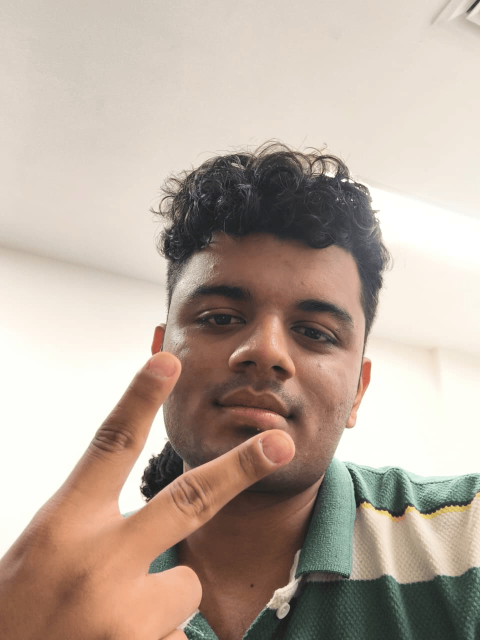
#> input picture images/yash.png, 960 x 1280 px, found by its file name (shown at 1/2 size)
$ jupyter execute --allow-errors '1(meet).ipynb'   (shell and % lines are left out)
#> lines starting #> are read from the running program, lines starting #| are printed output that depends on the picture
# Jewellery Virtual Try-On — Preliminary Model & Pipeline Evaluation
### FLUX.2 [klein] 4B, hybrid vs. pure-generative — tuned for **Google Colab Free (T4, 16 GB VRAM)**

**What this notebook is.** This is the **Stage 1 "Technical prototype"** called for in
`SkyAI_Virtual_Jewellery_TryOn_Scope_v2_1.docx` §20: *"Segmentation and GenAI placement on a
representative sample... fidelity validated on the licensed model; cost per render measured."*
Its job is to answer, with numbers rather than opinion, the question the scope doc leaves open in
§4: **which rendering approach — B (full generative) or C (GenAI-driven hybrid) — actually meets
the KPIs in §13, on the compute we have right now, on a model we can legally ship.**

**What this notebook is not.** It does not build the platform — no backend, no admin portal, no
Shopify plugin, no multi-tenant routing. That is explicitly out of scope for this phase, per your
note.

**Why FLUX.2 [klein], and why this notebook exists now.** Your manager's link —
[*"Fine-tune FLUX.2 [klein] with a LoRA under 60 minutes"*](https://huggingface.co/blog/black-forest-labs/flux-2-klein-lora)
— points at a model that directly resolves the open licensing problem flagged in the scope doc's
**§12 Model Licensing**: the existing prototypes (`ring_tryon_pipeline_fixed2.ipynb`,
`jewellery_tryon_hybrid_pipeline.py`) are built on **FLUX.2 [klein] 9B** (FLUX Non-Commercial
Licence — *"not available for production or revenue-generating use"*) and **FLUX.1-Fill-dev**
(also non-commercial, 12B, needs NF4 quantization + sequential CPU offload just to fit a T4).
**FLUX.2 [klein] 4B is Apache 2.0** — exactly the "Option 1" the scope doc's §12 table lists
(*"Move to a permissively licensed open-weight model... fidelity must be re-validated against the
prototype results"*). That re-validation is what this notebook does. As a bonus, the 4B model is
small enough to run natively on a free T4 without the offload/quantization gymnastics the 9B and
Fill-dev prototypes needed — and if harmonization quality ever needs a further push, Section 14
shows how the LoRA recipe from your manager's link applies directly to the one step in this
pipeline that is still prompt-driven.

**One deliberate change from the earlier draft pipeline on disk.** The uploaded
`jewellery_tryon_hybrid_pipeline.py` compared *Approach C on SD1.5+ControlNet* against
*Approach B on FLUX.2-klein-4B* — two different generative models, which confounds "is the
**pipeline architecture** better" with "is the **model** better." This notebook fixes that: **both
approaches use the exact same FLUX.2-klein-4B checkpoint, loaded once.** The only thing that
changes between B and C is the pipeline architecture — which is a cleaner, more defensible basis
for a decision the scope doc calls "the single most consequential technical decision in the
project" (§4).

**How to use this notebook.** `Runtime → Change runtime type → T4 GPU`, then run every cell top to
bottom. Cells marked **CHECKPOINT** are cheap sanity checks — look before continuing. Section 10
(Approach B) is the slow one; everything before it is fast.

## Section 1 — Model & pipeline decision matrix

### 1.1 Why FLUX.2 [klein] 4B, and not the models already in your other notebooks

| Model | Params | Licence | Fits a free T4 without offload tricks? | Used in |
|---|---|---|---|---|
| FLUX.2 [klein] **9B** | 9B | FLUX Non-Commercial — **blocks production use** | Needs care even distilled | `jewellery_tryon_hybrid_pipeline.py` §I (existing prototype) |
| FLUX.1-Fill-dev | 12B | FLUX.1-dev Non-Commercial — **blocks production use** | No — needs NF4 quant + `enable_sequential_cpu_offload()` | `ring_tryon_pipeline_fixed2.ipynb` (existing prototype) |
| SD1.5 + ControlNet-canny | 0.86B + 0.36B | OpenRAIL (permissive) | Yes, easily | `jewellery_tryon_hybrid_pipeline.py` §F (existing prototype) — weaker realism than FLUX |
| **FLUX.2 [klein] 4B (distilled)** | **4B** | **Apache 2.0 — commercial use permitted** | **Yes — ~13 GB bf16; the official model card uses `enable_model_cpu_offload()` in every published example, even on cards far bigger than a T4, so treat that as normal usage, not a workaround** | **this notebook** |

FLUX.2 [klein] 4B is also the only one of these with **text-to-image, single-image editing, and
multi-reference editing in one unified pipeline class** (`Flux2KleinPipeline`) — which is what lets
this notebook run both Approach B and Approach C off one loaded model (Section 2).

### 1.2 Why Approach C (hybrid) is the default here — the mechanism, not just the KPI table

Scope doc §4 already recommends Approach C. The mechanical reason is worth stating plainly, because
it's what this notebook implements: **a diffusion/flow model's VAE round-trips every pixel it
touches — including pixels a prompt tells it to "leave unchanged."** Asking FLUX nicely not to
redraw a hallmark is a *preference* the model is free to ignore under enough denoising; it is not a
*guarantee*. So this notebook does not rely on the prompt alone for the zero-shape-distortion
requirement in §4 / F2.2. It **composites the exact jewellery pixels onto the portrait first**
(Stage 3a below) — which makes ΔE = 0 and zero shape distortion true *by construction*, before any
generative model runs — and after FLUX's harmonization pass, it **mechanically pastes the original
item pixels back over the result** (Stage 3b). FLUX only ever keeps the pixels it generated
*outside* the item's own silhouette. That is the difference between "the model was told not to
distort the ring" and "the ring's pixels physically cannot change no matter what the model does" —
the latter is what a proprietary-design fidelity requirement (§9, §18) actually needs.

Approach B (pure generative — FLUX resynthesizes the whole scene from the product photo + portrait)
is still run below, on the *same* model, purely so Section 11's comparison is a measurement, not an
assertion.

## Section 2 — Colab Free budget plan

A free Colab GPU runtime is a single **NVIDIA T4 (16 GB VRAM)**, ~12 GB system RAM, sessions capped
around 12 hours with a **90-minute idle timeout**, and a **dynamic weekly GPU-hour quota** — so both
peak VRAM *and* wall-clock time per stage matter.

| Stage | Model | Params | ~VRAM | Runs on |
|---|---|---|---|---|
| 1 — Extract | GroundingDINO-tiny + SAM ViT-B | 172M + 91M | ~0.8 GB | GPU |
| 2 — Landmarks | MediaPipe Pose-Lite + Hands | few M | **0 GB** | CPU, by design |
| 2 — Depth cue | Depth-Anything-V2-Small | 24.8M | ~0.1 GB | GPU |
| 3 — Harmonize (Approach C) *and* generate (Approach B) | **FLUX.2-klein-4B distilled** | 4B | ~13 GB bf16, offloaded | GPU |

Stages 1–2 are freed from VRAM (`free_gpu()`) before Stage 3 loads FLUX, so peak usage stays inside
a T4's 16 GB with headroom, and FLUX defaults to `enable_model_cpu_offload()`. If you still hit an
OOM error, Section 15 has an escalation ladder.

**Run order matters less than usual here.** Because Approach B and Approach C in this notebook
share one FLUX.2-klein-4B instance, you do **not** need to restart the runtime between them (unlike
a comparison across different model families, which risks CUDA memory fragmentation on reload).

## Section 3 — Environment setup

Run once per session.

[cell 1]
# ============================================================
# GPU CHECK — run this first
# ============================================================
import torch
#> (the rest of this cell did not finish here and is left out)

[cell 2]
# ============================================================
# INSTALLS  (~3-5 min on Colab; safe to re-run)
# ============================================================
import subprocess, sys

def pip_install(*pkgs, quiet=True):
#> called with quiet = True
    cmd = [sys.executable, "-m", "pip", "install", "-U"] + (["-q"] if quiet else []) + list(pkgs)
    subprocess.run(cmd, check=True)
#> (this line was passed over: subprocess is not available in this run)

pip_install("transformers", "accelerate", "safetensors", "sentencepiece", "peft")
pip_install("mediapipe", "rembg", "onnxruntime")
pip_install("scikit-image", "lpips", "opencv-python-headless")
pip_install("diffusers")

# Flux2KleinPipeline landed in diffusers recently (Jan 2026). If your installed release doesn't
# have it yet, fall back to installing straight from the diffusers GitHub `main` branch.
try:
    from diffusers import Flux2KleinPipeline  # noqa: F401
    print("Flux2KleinPipeline available from the released diffusers package.")
except ImportError:
    print("Flux2KleinPipeline not in the installed release yet -- installing diffusers from "
          "source (slower, ~2-3 min extra)...")
    pip_install("git+https://github.com/huggingface/diffusers.git")
    from diffusers import Flux2KleinPipeline  # noqa: F401
    print("Installed diffusers from source; Flux2KleinPipeline is now available.")

print("\nInstalls done. If you see a numpy/opencv version-conflict warning above, do "
      "Runtime > Restart session once (installs are already cached, this just resolves the "
      "import order) and re-run this cell -- do not re-run the huggingface_hub login below "
      "in that case, it will already be cached too.")

[cell 3]
import torch, gc, os, math, json, time
import numpy as np
from PIL import Image, ImageDraw, ImageOps
import cv2

#> (the rest of this cell did not finish here and is left out)

### Hugging Face authentication

FLUX.2-klein-4B is Apache 2.0 (commercial use permitted), but Black Forest Labs still gates
downloads behind a Hub account on most of their repos, including this one, so log in once. If your
download starts without prompting for this, you can skip the cell — it's a fallback, not a
requirement.

[cell 4]
from huggingface_hub import login
login()  # paste a Hugging Face token with read access when prompted
#> (this line was passed over: huggingface_hub is not available in this run)

## Section 4 — Category reference & inputs

Anchor point and scale reference per category, copied 1:1 from
`SkyAI_Virtual_Jewellery_TryOn_Scope_v2_1.docx` §6:

| Category | Anchor point | Scale reference |
|---|---|---|
| Necklace / Pendant | clavicle midpoint | shoulder-to-shoulder |
| Earrings | earlobe | inter-pupillary distance |
| Bracelet / Watch | wrist midpoint | wrist width proxy |
| Ring | middle joint of chosen finger | finger width at that joint |

These four are implemented below as the **"representative sample"** the §20 Stage-1 deliverable
asks for — they cover three distinct MediaPipe landmark sources (Pose, Hands×2 conventions) and
both face-adjacent and hand-adjacent placement, which is the harder half of the §6 table. The
remaining five categories (anklet, bangle stack, maang tikka, nose ring, necklace set) all reuse
the *same* two landmark sources already loaded here (Pose covers ankles; Face Mesh — not yet
loaded, one extra MediaPipe task — covers the maang-tikka/nose-ring anchors) and are a follow-on
extension, not a new architecture.

[cell 5]
# Category reference table -- from Virtual_Jewellery_TryOn_Scope §6.
# "prompt" is the GroundingDINO open-vocabulary text query (Stage 1).
# "surface" is folded into the FLUX harmonization prompt (Stage 3b) so the shadow/light match
# targets the right kind of surface -- skin at a collarbone reads differently to skin at a knuckle.
CATEGORY_CONFIG = {
    "necklace": {"prompt": "necklace. pendant.", "surface": "the skin at the collarbone and neckline"},
    "earring":  {"prompt": "earring.",            "surface": "the earlobe and the skin just behind it"},
    "bracelet": {"prompt": "bracelet. bangle. watch.", "surface": "the skin at the wrist"},
    "ring":     {"prompt": "ring.",                "surface": "the finger skin around the knuckle"},
}

CATEGORY = "ring"  # @param ["necklace", "earring", "bracelet", "ring"]
print("Selected category:", CATEGORY)

### Upload your inputs

Two images:
1. A **jewellery reference photo** — a clean product shot, or the piece already on a model.
2. A **portrait** to try the jewellery on.

Per the §6 capture notes: keep the relevant body part in frame and unobstructed (face + shoulders
for necklaces/earrings, an open flat hand for rings/bracelets).

[cell 6]
from google.colab import files
import shutil

print("Upload the JEWELLERY reference photo:")
_up = files.upload()
#> the answer given: yash.png
jewellery_path = os.path.join("/content/inputs", list(_up.keys())[0])
shutil.move(list(_up.keys())[0], jewellery_path)

print("\nUpload the PORTRAIT photo to try the jewellery on:")
_up2 = files.upload()
#> the answer given: yash.png
portrait_raw_path = os.path.join("/content/inputs", list(_up2.keys())[0])
shutil.move(list(_up2.keys())[0], portrait_raw_path)

def load_aligned(path, max_dim=1024, multiple=16):
    '''Load, honour EXIF orientation (F3.4), downscale to max_dim on the long edge, then crop
    a few px so both dimensions are multiples of 16 -- FLUX.2 [klein] requires this. Everything
    downstream (landmarks, compositing, FLUX) uses this one aligned copy, so pixel coordinates
    stay consistent across stages.'''
#> called with path = '/content/inputs/yash.png', max_dim = 1024, multiple = 16
    img = Image.open(path)
#> img is the input picture: PIL image 960x1280 P; mean R, G, B 186.2, 170.2, 157.9
    img = ImageOps.exif_transpose(img).convert("RGB")
    if max(img.size) > max_dim:
        img.thumbnail((max_dim, max_dim), Image.LANCZOS)
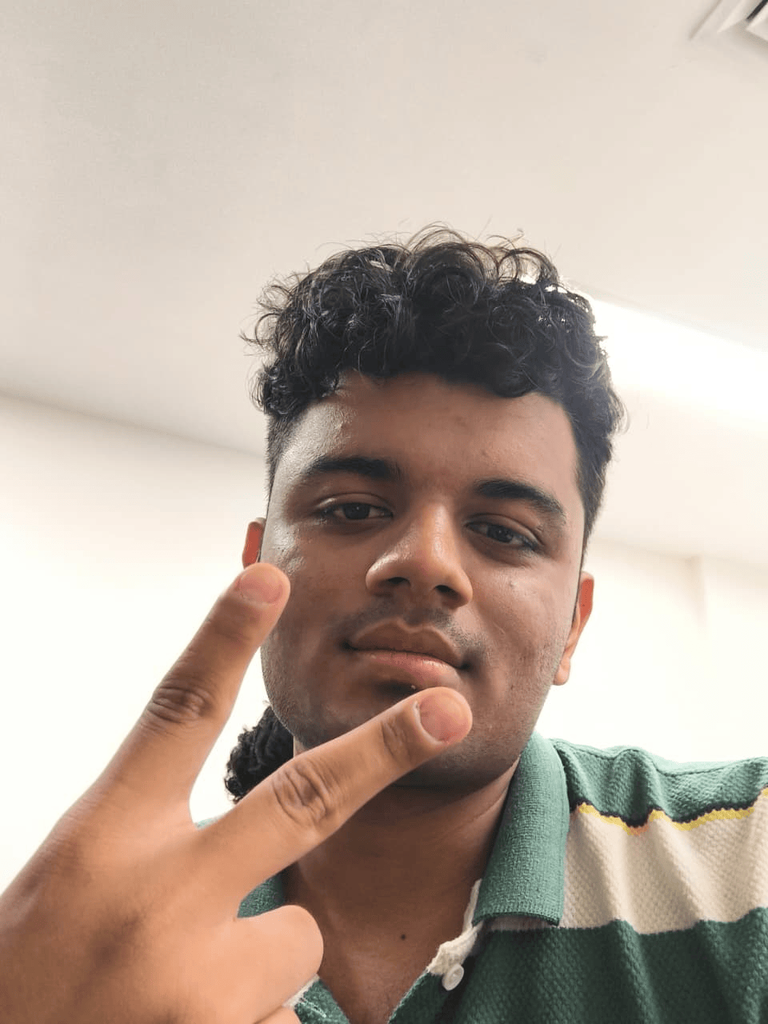
#> img: PIL image 768x1024 RGB; mean R, G, B 186.2, 170.2, 157.9
    w, h = img.size
#> w = 768; h = 1024
    w2, h2 = max(multiple, (w // multiple) * multiple), max(multiple, (h // multiple) * multiple)
#> w2 = 768; h2 = 1024
    if (w2, h2) != (w, h):
        left, top = (w - w2) // 2, (h - h2) // 2
        img = img.crop((left, top, left + w2, top + h2))
    return img

portrait_img = load_aligned(portrait_raw_path)
portrait_img.save("/content/inputs/portrait_aligned.png")

import matplotlib.pyplot as plt
fig, ax = plt.subplots(1, 2, figsize=(10, 5))
ax[0].imshow(Image.open(jewellery_path).convert("RGB")); ax[0].set_title("Jewellery reference"); ax[0].axis("off")
ax[1].imshow(portrait_img); ax[1].set_title(f"Portrait (aligned {portrait_img.size[0]}x{portrait_img.size[1]})"); ax[1].axis("off")
plt.show()
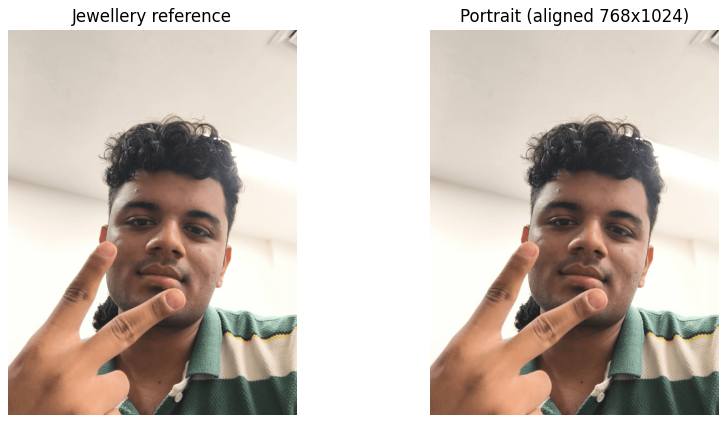
#> figure drawn by matplotlib, 2 panels
